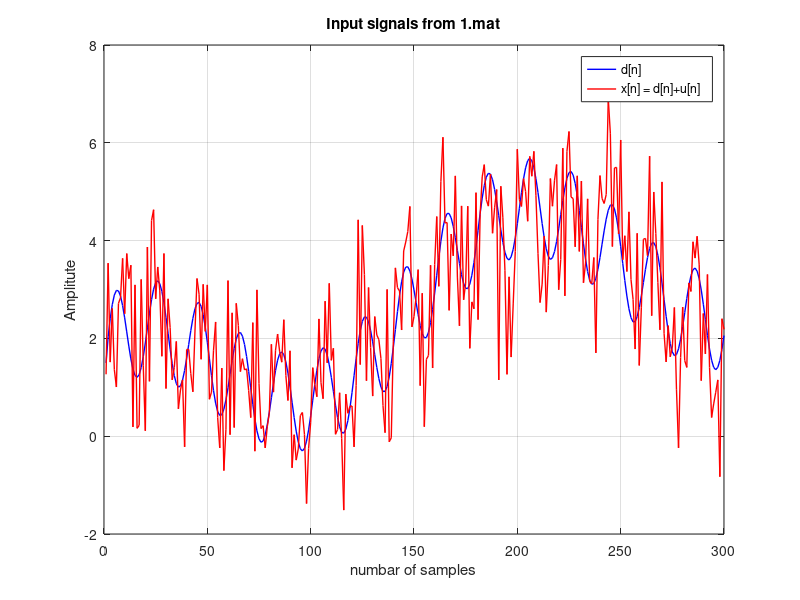
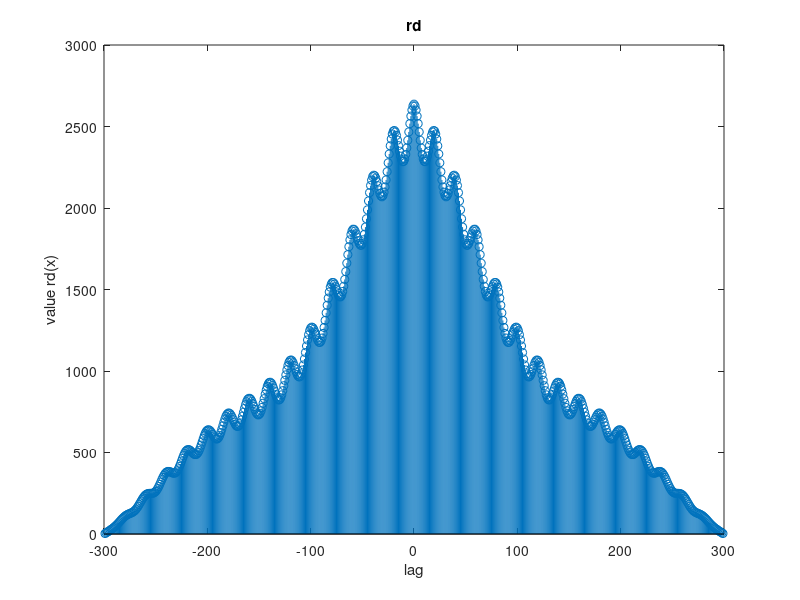
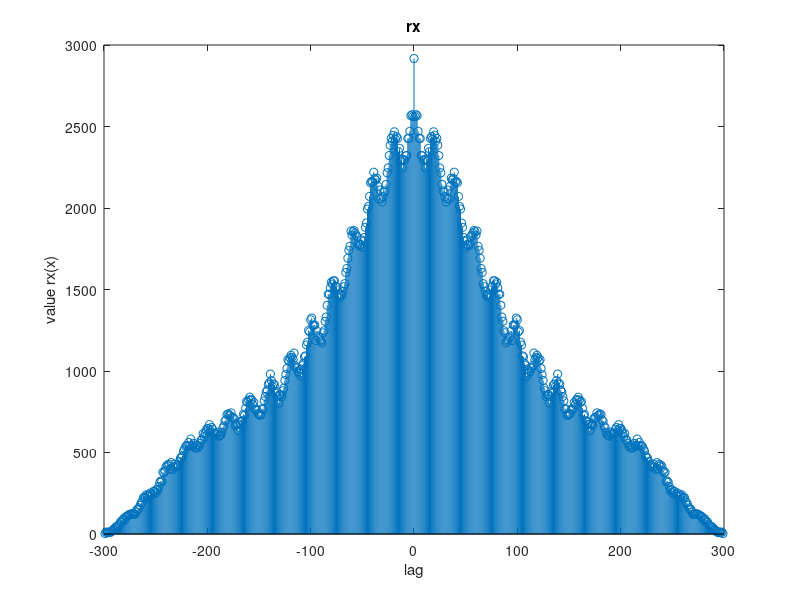

Write MATLAB code to recreate these figures, in order. (Note: this script raises an error after producing the figures.)


%contains x[n] = d[n] + u[n]  (1x300)
%and d[n] (1x300)


load ('1.mat');


num_samples = length(x)
n = 1:num_samples;

#input_signals
figure(1);
plot(n, d, 'b-', 'linewidth', 1); 
grid on; hold on; 
plot(n, x,  'r-', 'linewidth', 1); 
title("Input signals from 1.mat");
legend('d[n]', 'x[n] = d[n]+u[n]');
ylabel("Amplitute");
xlabel('numbar of samples');
#print("-color","-deps" ,"input_signals"); 


%[Rd + Ru ]w = rd but i cannot take Ru seperately
%so i will take [Rx ]w = rd

[r_d,d_lags] = xcorr(d);
[r_x,x_lags] = xcorr(x);


figure(2)
stem(d_lags,r_d);
title("rd");
ylabel("value rd(x)");
xlabel("lag");

figure(3)
stem(x_lags,r_x);
title("rx");
ylabel("value rx(x)");
xlabel("lag");



for p = [10, 40, 80]   

  [w,r_d2,Rx2] = wiener_1(x,d,r_x,r_d,p,num_samples);

endfor



